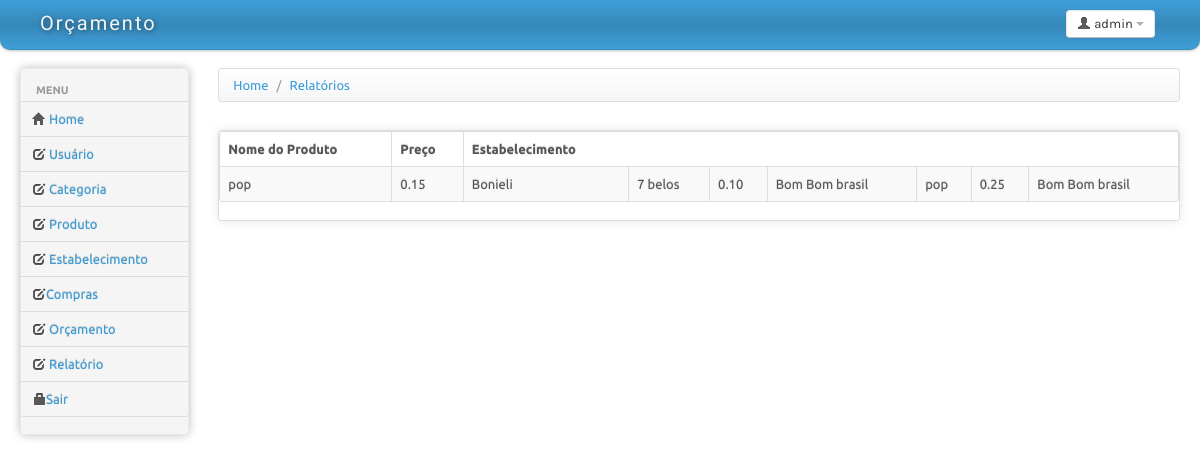
Page /relatorio/relatorioProdutoEstabelecimento.php on the committed database.
### tables this page shows
CREATE TABLE IF NOT EXISTS `produto_has_estabelecimento` (
  `id_Produto` int(11) NOT NULL,
  `id_Estabelecimento` int(11) NOT NULL,
  `preco_produto` varchar(45) DEFAULT NULL
);

CREATE TABLE IF NOT EXISTS `produto` (
  `id_Produto` int(11) NOT NULL AUTO_INCREMENT,
  `nome_produto` varchar(100) NOT NULL,
  `fabricante_produto` varchar(45) DEFAULT NULL,
  `especificao_produto` varchar(100) DEFAULT NULL,
  `inclusao_dt_produto` datetime DEFAULT NULL,
  `id_Categoria` int(11) NOT NULL,
  PRIMARY KEY (`id_Produto`)
);

CREATE TABLE IF NOT EXISTS `estabelecimento` (
  `id_Estabelecimento` int(11) NOT NULL AUTO_INCREMENT,
  `nome_fantasia_estabelecimento` varchar(60) NOT NULL,
  `razao_social_estabelecimento` varchar(60) NOT NULL,
  `logradouro_estabelecimento` varchar(70) DEFAULT NULL,
  `numero_estabelecimento` varchar(6) DEFAULT NULL,
  `complemento_estabelecimento` varchar(45) DEFAULT NULL,
  `bairro_estabelecimento` varchar(45) NOT NULL,
  `cidade_estabelecimento` varchar(45) NOT NULL,
  `UF_estabelecimento` char(1) NOT NULL,
  `inclusao_estabelecimento` datetime DEFAULT NULL,
  PRIMARY KEY (`id_Estabelecimento`)
);

### Conexao/ConexaoPDO.php (called while the page is built)
<?php
class ConexaoPDO {
	private static $instancia;
 	private $db;
	private function __construct() {
			try{
				if(true){
					$host = "localhost";
					$user = "root";
					$pass = "";
					$dbname = "orcamento";
				}
				$this->db = new PDO("mysql:host=$host; dbname=$dbname",$user,$pass);
				$this->db->setAttribute(PDO::ATTR_ERRMODE, PDO::ERRMODE_EXCEPTION);
				$this->db->setAttribute(PDO::MYSQL_ATTR_USE_BUFFERED_QUERY, true);
				$this->db->exec("SET lc_time_names='pt_br'");
			}catch (PDOException $e) {
				throw new BancoException($e);
			}
		}
		 public static function getInstancia() {
			 if (!isset(self::$instancia)) {
				 self::$instancia = new ConexaoPdo();
			 }
			 return self::$instancia;
		 }
		 public function getDb() {
			 return $this->db;
		 }
 }
?>

### relatorio/repositorioRelatorio.php (called while the page is built, shortened)
<?php
require_once ('../Conexao/ConexaoPDO.php');
class RepositorioRelatorio
{
	private $conn;
	private static $instancia;
	private function __construct()
	{
		$this->conn = ConexaoPDO::getInstancia()->getDb();
	}
	public static function getInstancia()
	{
		if(!isset(self::$instancia))
			self::$instancia = new RepositorioRelatorio();
		return self::$instancia;
	}
	public function relProdutoEstabelecimento()
	{
		try
		{
			$retorno = null;
			$sqlRelProdutoEstabelecimento = "SELECT p.nome_produto,
												    pe.preco_produto,
											    	 e.nome_fantasia_estabelecimento
												FROM produto_has_estabelecimento pe
												INNER JOIN produto p
												on p.id_produto = pe.id_produto
												inner join estabelecimento e
												on e.id_estabelecimento = pe.id_estabelecimento";
			$this->stm = $this->conn->prepare($sqlRelProdutoEstabelecimento);
			$this->stm->execute();
			while ($result = $this->stm->fetch(PDO::FETCH_ASSOC))
			{
				$temp = array('nome_produto'=>$result['nome_produto'],'preco_produto'=>$result['preco_produto'],'nome_fantasia_estabelecimento'=>$result['nome_fantasia_estabelecimento']
				);
				$retorno[] = $temp;
			}
			return $retorno;
		}
		catch(PDOException $e)
		{
			echo "erro";
		}
	}
}
?>

### relatorio/relatorioProdutoEstabelecimento.php (the view, shortened to what this page needs)
<!DOCTYPE html>
<html lang="pt">
<head>
	<link id="bs-css" href="../estrutura/css/bootstrap-cerulean.css" rel="stylesheet">
	<link href="../estrutura/css/bootstrap-responsive.css" rel="stylesheet">
	<link href="../estrutura/css/charisma-app.css" rel="stylesheet">
	<link href="../estrutura/css/jquery-ui-1.8.21.custom.css" rel="stylesheet">
	<link href='../estrutura/css/fullcalendar.css' rel='stylesheet'>
	<link href='../estrutura/css/fullcalendar.print.css' rel='stylesheet'  media='print'>
	<link href='../estrutura/css/chosen.css' rel='stylesheet'>
	<link href='../estrutura/css/uniform.default.css' rel='stylesheet'>
	<link href='../estrutura/css/colorbox.css' rel='stylesheet'>
	<link href='../estrutura/css/jquery.cleditor.css' rel='stylesheet'>
	<link href='../estrutura/css/jquery.noty.css' rel='stylesheet'>
	<link href='../estrutura/css/noty_theme_default.css' rel='stylesheet'>
	<link href='../estrutura/css/elfinder.min.css' rel='stylesheet'>
	<link href='../estrutura/css/elfinder.theme.css' rel='stylesheet'>
	<link href='../estrutura/css/jquery.iphone.toggle.css' rel='stylesheet'>
	<link href='../estrutura/css/opa-icons.css' rel='stylesheet'>
	<link href='../estrutura/css/uploadify.css' rel='stylesheet'>
</head>
<body>
	<div class="navbar">
		<div class="navbar-inner">
			<div class="container-fluid">
				<a class="brand" href=""><span>Or&ccedil;amento</span></a>
				<div class="btn-group pull-right" >
					<a class="btn dropdown-toggle" data-toggle="dropdown" href="#">
						<i class="icon-user"></i><span class="hidden-phone"> admin</span>
						<span class="caret"></span>
					</a>
				</div>
			</div>
		</div>
	</div>
		<div class="container-fluid">
		<div class="row-fluid">
			<div class="span2 main-menu-span">
				<div class="well nav-collapse sidebar-nav">
					<ul class="nav nav-tabs nav-stacked main-menu">
						<li class="nav-header hidden-tablet">Menu</li>
						<li><a class="ajax-link" href="index.html"><i class="icon-home"></i><span class="hidden-tablet"> Home</span></a></li>
						<li><a class="ajax-link" href="../usuario/exibirUsuario.php"><i class="icon-edit"></i><span class="hidden-tablet"> Usu&aacute;rio</span></a></li>
						<li><a class="ajax-link" href="../categoria/exibirCategoria.php"><i class="icon-edit"></i><span class="hidden-tablet"> Categoria</span></a></li>
						<li><a class="ajax-link" href="../produto/exibirProduto.php"><i class="icon-edit"></i><span class="hidden-tablet"> Produto</span></a></li>
						<li><a class="ajax-link" href="../estabelecimento/exibirDados.php"><i class="icon-edit"></i><span class="hidden-tablet"> Estabelecimento</span></a></li>
						<li><a class="ajax-link" href="../compras/frmCompras.php"><i class="icon-edit"></i><span class="hidden-tablet">Compras</span></a></li>
						<li><a class="ajax-link" href="../orcamento/exibirOrcamento.php"><i class="icon-edit"></i><span class="hidden-tablet"> Or&ccedilamento</span></a></li>
						<li><a class="ajax-link" href="../relatorio/relatorio.php"><i class="icon-edit"></i><span class="hidden-tablet"> Relat&oacute;rio</span></a></li>
						<li><a href="../login/index.php"><i class="icon-lock"></i><span class="hidden-tablet">Sair</span></a></li>
					</ul>
				</div>
			</div>
			<div id="content" class="span10">
			<div>
				<ul class="breadcrumb">
					<li>
						<a href="#">Home</a> <span class="divider">/</span>
					</li>
					<li>
						<a href="#">Relat&oacute;rios</a>
					</li>
				</ul>
			</div>
			<?php
			include_once 'repositorioRelatorio.php';
			$retornoObjRelatorio = RepositorioRelatorio::getInstancia()->relProdutoEstabelecimento();
			?>
			<div class="row-fluid sortable">
				<div class="box span12">
					<table class="table table-striped table-bordered bootstrap-datatable datatable">
						  <thead>
							  <tr>
								  <th>Nome do Produto</th>
								  <th>Pre&ccedil;o</th>
								  <th>Estabelecimento</th>
							  </tr>
						  </thead>
					<?php
						foreach ($retornoObjRelatorio as $ObjRelatorio){
					?>
						<td class="center"><?php echo utf8_encode($ObjRelatorio['nome_produto']); ?></td>
						<td class="center"><?php echo utf8_encode($ObjRelatorio['preco_produto']); ?></td>
						<td class="center"><?php echo utf8_encode($ObjRelatorio['nome_fantasia_estabelecimento']); ?></td>
					<?php
					}?>
					</table>
				</div>
			</div>
			</div>
		</div>
	</div>
</body>
</html>

### estrutura/css/charisma-app.css (style rules this page uses)
.box { border: 1px solid #DEDEDE; border-radius:3px; -webkit-border-radius:3px; -moz-border-radius:3px; margin-top: 10px; margin-bottom: 10px ; box-shadow: 0 0 10px rgba(189, 189, 189, 0.4); -webkit-box-shadow: 0 0 10px rgba(189, 189, 189, 0.4); -moz-box-shadow: 0 0 10px rgba(189, 189, 189, 0.4); }
.sidebar-nav { min-height:0; box-shadow: 0 0 10px #BDBDBD; -webkit-box-shadow: 0 0 10px #BDBDBD; -moz-box-shadow: 0 0 10px #BDBDBD; border-radius: 5px; -webkit-border-radius: 5px; -moz-border-radius: 5px; margin-bottom: 0; padding-bottom:0; }
.sidebar-nav > ul > li:not(.nav-header) { margin-right:-2px; margin-left:-2px; }
.brand { font-family: 'Shojumaru', cursive, Arial, serif; letter-spacing:2px; text-shadow:1px 1px 5px rgba(0, 0, 0, 0.5); width:166px; }
.brand span { float:left; }
.navbar-inner { border-radius:0 0 10px 10px; -webkit-border-radius:0 0 10px 10px; -moz-border-radius:0 0 10px 10px; padding-top:5px; padding-bottom:5px; }
.pull-right { float:right !important; }

### relatorio/relatorioProdutoEstabelecimento.php (style rules this page uses)
body { padding-bottom: 40px; }
.sidebar-nav { padding: 9px 0; }

### rows in the picture
produto_has_estabelecimento: id_Produto.nome_produto "pop", preco_produto "0.15", id_Estabelecimento.nome_fantasia_estabelecimento "Bonieli"
produto_has_estabelecimento: id_Produto.nome_produto "7 belos", preco_produto "0.10", id_Estabelecimento.nome_fantasia_estabelecimento "Bom Bom brasil"
produto_has_estabelecimento: id_Produto.nome_produto "pop", preco_produto "0.25", id_Estabelecimento.nome_fantasia_estabelecimento "Bom Bom brasil"
